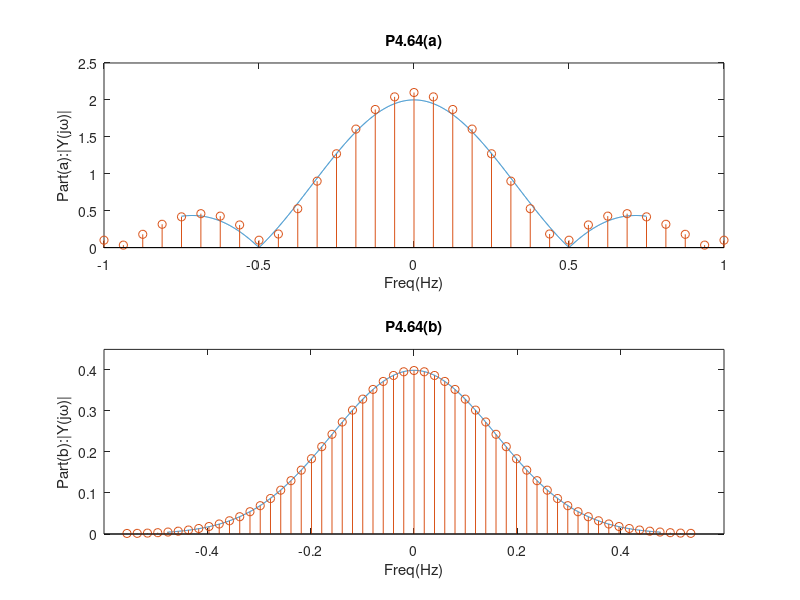
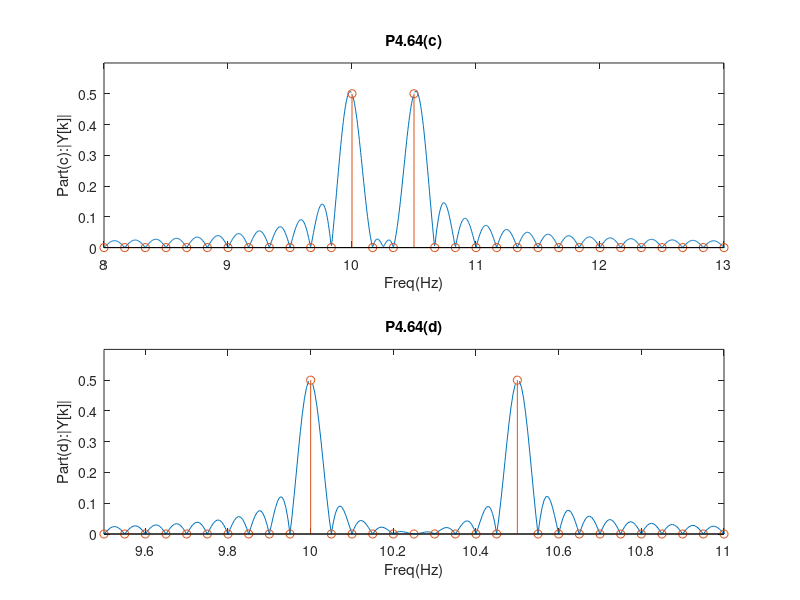

Source code (MATLAB) for these figures, in order:
%% PROBLEM 4.64 : 
 %% ============== 
clc
close all
clear all
 %% Part (a) : 
 %% ========== 
 T=.1;  M=28;  N=160; 
 wft=pi*[-1.5:.001:1.5];  Xft=2*sin(wft)./wft; 
 wdtfs=(2*pi/(N*T))*[-N/2:N/2-1]; 
 x=ones(1,21);  Xdtfs=fftshift(fft(x,N))*T; 

 figure(1),clf 
 subplot(2,1,1) 
 plot(wft/(2*pi),abs(Xft)) %% FT
 ,hold on,
 stem(wdtfs/(2*pi),abs(Xdtfs)) %%DFT
 title('P4.64(a)'),xlabel('Freq(Hz)'),ylabel('Part(a):|Y(j\omega)|') 
 axis([-1 1 0 2.5]) 


 %% Part (b) : 
 %% ========== 
 T=.9;  M=4;  N=56;  n=[-(M-1):M-1]; 
 wft=[-3:.001:3];  Xft=exp(-(wft).^2/2)/(sqrt(2*pi)); 
 wdtfs=(2*pi/(N*T))*[-N/2:N/2-1]; 
 x=exp(-(n*T).^2/2)/(2*pi);  Xdtfs=fftshift(fft(x,N))*T; 

 subplot(2,1,2) 
 plot(wft/(2*pi),abs(Xft)),hold on,stem(wdtfs/(2*pi),abs(Xdtfs)) 
 title('P4.64(b)'),xlabel('Freq(Hz)'),ylabel('Part(b):|Y(j\omega)|') 
 axis([-0.6 0.6 0 .45]) 

 print P4_64_1.eps 


 %% Part (c) : 
 %% ========== 
 T=.01;  M=600;  n=[0:M-1]; 
 wft=pi*[-40:.01:40]; 
 wdtfs=(2*pi/(M*T))*[-M/2:M/2-1]; 
 wft1=wft+20*pi;  wft2=wft-20*pi;  wft3=wft+21*pi;  wft4=wft-21*pi; 
 t1=exp(-j*wft1*T*(M-1)/2).*sin(M*wft1*T/2)./(2*sin(wft1*T/2)); 
 t2=exp(-j*wft2*T*(M-1)/2).*sin(M*wft2*T/2)./(2*sin(wft2*T/2)); 
 t3=exp(-j*wft3*T*(M-1)/2).*sin(M*wft3*T/2)./(2*sin(wft3*T/2)); 
 t4=exp(-j*wft4*T*(M-1)/2).*sin(M*wft4*T/2)./(2*sin(wft4*T/2)); 
 Xft=(t1+t2+t3+t4)/M; 

 x=cos(20*pi*n*T) + cos(21*pi*n*T);  Xdtfs=fftshift(fft(x,M))/M; 

 figure(2),clf 
 subplot(2,1,1) 
 plot(wft/(2*pi),abs(Xft)),hold on,stem(wdtfs/(2*pi),abs(Xdtfs)) 
 title('P4.64(c)'),xlabel('Freq(Hz)'),ylabel('Part(c):|Y[k]|') 
 axis([8 13 0 .6]) 


 %% Part (d) : 
 %% ========== 
 T=.01;  M=2000;  n=[0:M-1]; 
 wft=pi*[-40:.01:40]; 
 wdtfs=(2*pi/(M*T))*[-M/2:M/2-1]; 
 wft1=wft+20*pi;  wft2=wft-20*pi;  wft3=wft+21*pi;  wft4=wft-21*pi; 
 t1=exp(-j*wft1*T*(M-1)/2).*sin(M*wft1*T/2)./(2*sin(wft1*T/2)); 
 t2=exp(-j*wft2*T*(M-1)/2).*sin(M*wft2*T/2)./(2*sin(wft2*T/2)); 
 t3=exp(-j*wft3*T*(M-1)/2).*sin(M*wft3*T/2)./(2*sin(wft3*T/2)); 
 t4=exp(-j*wft4*T*(M-1)/2).*sin(M*wft4*T/2)./(2*sin(wft4*T/2)); 
 Xft=(t1+t2+t3+t4)/M; 

 x=cos(20*pi*n*T) + cos(21*pi*n*T);  Xdtfs=fftshift(fft(x,M))/M; 

 subplot(2,1,2) 
 plot(wft/(2*pi),abs(Xft)),hold on,stem(wdtfs/(2*pi),abs(Xdtfs)) 
 title('P4.64(d)'),xlabel('Freq(Hz)'),ylabel('Part(d):|Y[k]|') 
 axis([9.5 11 0 .6]) 

 print P4_64_2.eps 